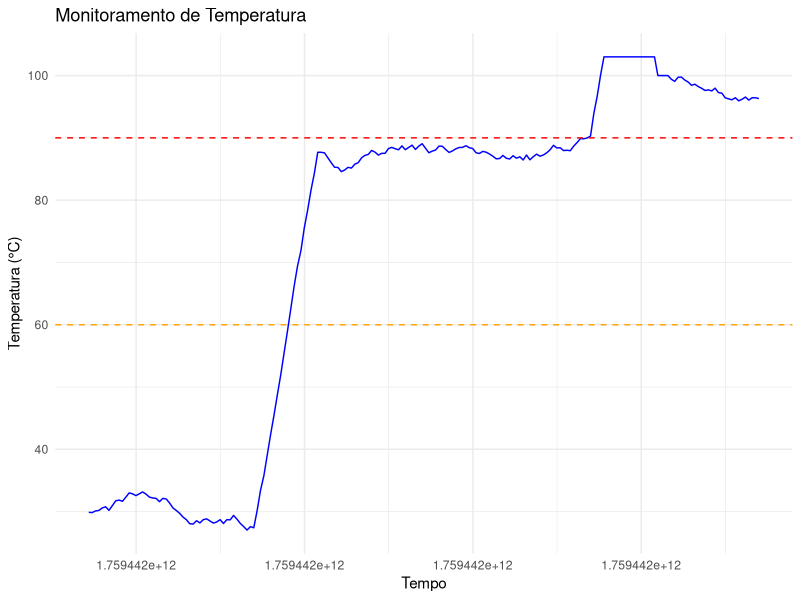
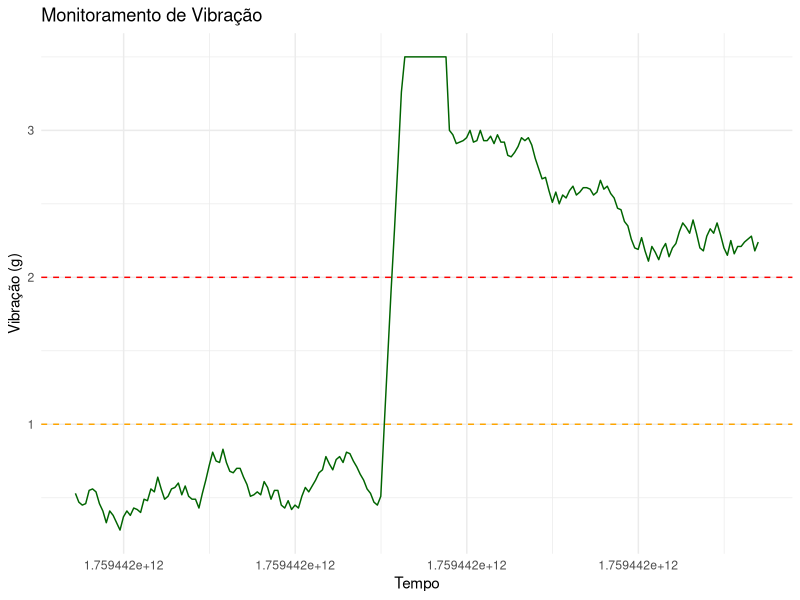
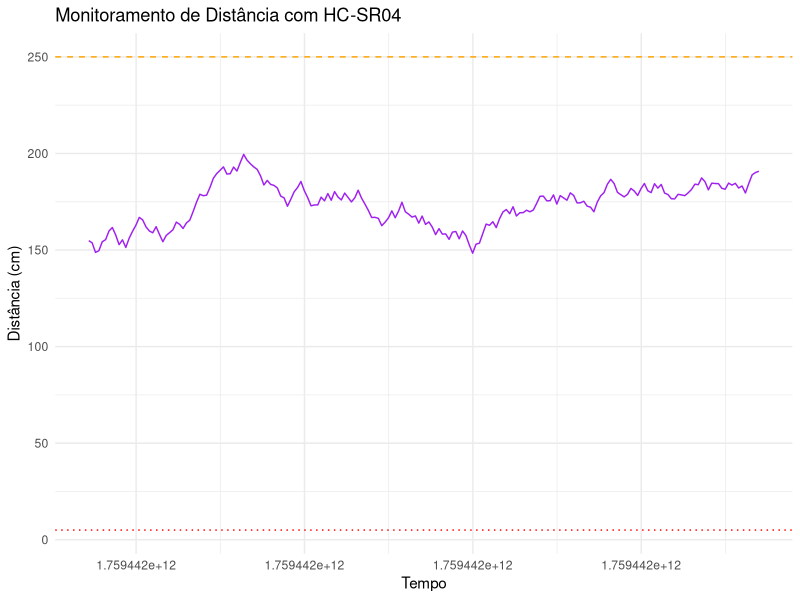

The R script that drew these images, in order:
# Projeto de Simulação de Sensores (ESP32) em R

# Instale o pacote ggplot2 se necessário:
# install.packages("ggplot2")
# Instale o pacote dplyr para manipular e filtrar o formato longo:
# install.packages("dplyr") 

library(ggplot2)
library(dplyr) # Necessário para filtrar o formato de dados longo

# Leitura do arquivo CSV que está na mesma pasta do script
# ATENÇÃO: O CSV do Monitor Serial usa ';' como separador e '.' como decimal.
dados_long <- read.csv("leituras_stream.csv", header = TRUE, sep = ";", dec = ".") 

# Renomear 'data_hora_ms' para 'tempo'
dados_long <- dados_long %>%
  rename(tempo = data_hora_ms)

# =======================================================
# GRÁFICO DE TEMPERATURA (ID do Sensor = 1)
# =======================================================
dados_temp <- dados_long %>% filter(id_sensor == 1)

# O eixo Y agora usa a coluna 'valor'
ggplot(dados_temp, aes(x = tempo, y = valor)) +
  geom_line(color = "blue") +
  geom_hline(yintercept = 60, color = "orange", linetype = "dashed") +
  geom_hline(yintercept = 90, color = "red", linetype = "dashed") +
  labs(title = "Monitoramento de Temperatura",
       x = "Tempo", y = "Temperatura (°C)") +
  theme_minimal()

# =======================================================
# GRÁFICO DE VIBRAÇÃO (ID do Sensor = 2)
# =======================================================
dados_vib <- dados_long %>% filter(id_sensor == 2)

# O eixo Y agora usa a coluna 'valor'
ggplot(dados_vib, aes(x = tempo, y = valor)) +
  geom_line(color = "darkgreen") +
  geom_hline(yintercept = 1.0, color = "orange", linetype = "dashed") +
  geom_hline(yintercept = 2.0, color = "red", linetype = "dashed") +
  labs(title = "Monitoramento de Vibração",
       x = "Tempo", y = "Vibração (g)") +
  theme_minimal()

# =======================================================
# GRÁFICO DE DISTÂNCIA (ID do Sensor = 3)
# =======================================================
dados_dist <- dados_long %>% filter(id_sensor == 3)

# O eixo Y agora usa a coluna 'valor'
ggplot(dados_dist, aes(x = tempo, y = valor)) +
  geom_line(color = "purple") +
  geom_hline(yintercept = 5, color = "red", linetype = "dotted") +
  geom_hline(yintercept = 250, color = "orange", linetype = "dashed") +
  labs(title = "Monitoramento de Distância com HC-SR04",
       x = "Tempo", y = "Distância (cm)") +
  theme_minimal()